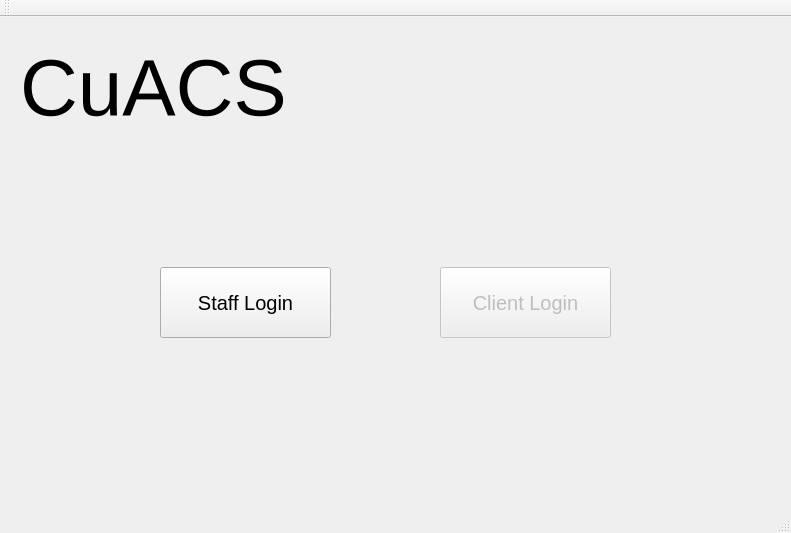
<?xml version="1.0" encoding="UTF-8"?>
<ui version="4.0">
 <class>MainWindow</class>
 <widget class="QMainWindow" name="MainWindow">
  <property name="geometry">
   <rect>
    <x>0</x>
    <y>0</y>
    <width>791</width>
    <height>533</height>
   </rect>
  </property>
  <property name="windowTitle">
   <string>MainWindow</string>
  </property>
  <widget class="QWidget" name="centralWidget">
   <widget class="QLabel" name="label">
    <property name="geometry">
     <rect>
      <x>20</x>
      <y>10</y>
      <width>351</width>
      <height>121</height>
     </rect>
    </property>
    <property name="font">
     <font>
      <pointsize>60</pointsize>
      <weight>50</weight>
      <bold>false</bold>
     </font>
    </property>
    <property name="text">
     <string>CuACS</string>
    </property>
   </widget>
   <widget class="QStackedWidget" name="stackedWidget">
    <property name="geometry">
     <rect>
      <x>10</x>
      <y>150</y>
      <width>771</width>
      <height>341</height>
     </rect>
    </property>
    <property name="currentIndex">
     <number>0</number>
    </property>
    <widget class="QWidget" name="mainLoginPage">
     <widget class="QPushButton" name="staffLoginButton">
      <property name="geometry">
       <rect>
        <x>150</x>
        <y>100</y>
        <width>171</width>
        <height>71</height>
       </rect>
      </property>
      <property name="font">
       <font>
        <pointsize>15</pointsize>
       </font>
      </property>
      <property name="text">
       <string>Staff Login</string>
      </property>
     </widget>
     <widget class="QPushButton" name="clientLoginButton">
      <property name="enabled">
       <bool>false</bool>
      </property>
      <property name="geometry">
       <rect>
        <x>430</x>
        <y>100</y>
        <width>171</width>
        <height>71</height>
       </rect>
      </property>
      <property name="font">
       <font>
        <pointsize>15</pointsize>
       </font>
      </property>
      <property name="text">
       <string>Client Login</string>
      </property>
     </widget>
    </widget>
    <widget class="QWidget" name="staffLoginPage">
     <widget class="QLabel" name="staffLoginLabel">
      <property name="geometry">
       <rect>
        <x>310</x>
        <y>20</y>
        <width>151</width>
        <height>41</height>
       </rect>
      </property>
      <property name="font">
       <font>
        <pointsize>20</pointsize>
       </font>
      </property>
      <property name="text">
       <string>Staff Login</string>
      </property>
     </widget>
     <widget class="QLabel" name="staffIdLabel">
      <property name="geometry">
       <rect>
        <x>160</x>
        <y>116</y>
        <width>81</width>
        <height>21</height>
       </rect>
      </property>
      <property name="font">
       <font>
        <pointsize>15</pointsize>
       </font>
      </property>
      <property name="text">
       <string>Staff Id</string>
      </property>
     </widget>
     <widget class="QLabel" name="staffPasswordLabel">
      <property name="geometry">
       <rect>
        <x>160</x>
        <y>150</y>
        <width>101</width>
        <height>21</height>
       </rect>
      </property>
      <property name="font">
       <font>
        <pointsize>15</pointsize>
       </font>
      </property>
      <property name="text">
       <string>Password</string>
      </property>
     </widget>
     <widget class="QLineEdit" name="staffIdInput">
      <property name="geometry">
       <rect>
        <x>280</x>
        <y>109</y>
        <width>271</width>
        <height>31</height>
       </rect>
      </property>
     </widget>
     <widget class="QLineEdit" name="staffPasswordInput">
      <property name="geometry">
       <rect>
        <x>280</x>
        <y>144</y>
        <width>271</width>
        <height>31</height>
       </rect>
      </property>
     </widget>
     <widget class="QPushButton" name="staffLoginButton_2">
      <property name="geometry">
       <rect>
        <x>469</x>
        <y>190</y>
        <width>83</width>
        <height>25</height>
       </rect>
      </property>
      <property name="text">
       <string>Login</string>
      </property>
     </widget>
     <widget class="QLabel" name="badLoginLabel">
      <property name="geometry">
       <rect>
        <x>280</x>
        <y>80</y>
        <width>241</width>
        <height>17</height>
       </rect>
      </property>
      <property name="font">
       <font>
        <pointsize>8</pointsize>
       </font>
      </property>
      <property name="styleSheet">
       <string notr="true">color: rgb(239, 41, 41);</string>
      </property>
      <property name="text">
       <string>Wrong Id or password.  Please try again.</string>
      </property>
     </widget>
    </widget>
    <widget class="QWidget" name="staffPortalMainPage">
     <widget class="QLabel" name="sPortalMainLabel">
      <property name="geometry">
       <rect>
        <x>270</x>
        <y>10</y>
        <width>231</width>
        <height>71</height>
       </rect>
      </property>
      <property name="font">
       <font>
        <pointsize>30</pointsize>
       </font>
      </property>
      <property name="text">
       <string>Staff Portal</string>
      </property>
     </widget>
     <widget class="QPushButton" name="sPortalAddAnimal">
      <property name="geometry">
       <rect>
        <x>160</x>
        <y>120</y>
        <width>191</width>
        <height>71</height>
       </rect>
      </property>
      <property name="text">
       <string>Add Animal</string>
      </property>
     </widget>
     <widget class="QPushButton" name="sPortalViewAnimals">
      <property name="geometry">
       <rect>
        <x>400</x>
        <y>120</y>
        <width>191</width>
        <height>71</height>
       </rect>
      </property>
      <property name="text">
       <string>View Animals</string>
      </property>
     </widget>
    </widget>
    <widget class="QWidget" name="viewAnimalsPage">
     <widget class="QPushButton" name="backToStaffPortal">
      <property name="geometry">
       <rect>
        <x>330</x>
        <y>310</y>
        <width>83</width>
        <height>25</height>
       </rect>
      </property>
      <property name="text">
       <string>Back</string>
      </property>
     </widget>
     <widget class="QTableWidget" name="SummaryTable">
      <property name="geometry">
       <rect>
        <x>-5</x>
        <y>1</y>
        <width>791</width>
        <height>291</height>
       </rect>
      </property>
      <property name="columnCount">
       <number>7</number>
      </property>
      <attribute name="horizontalHeaderDefaultSectionSize">
       <number>109</number>
      </attribute>
      <attribute name="horizontalHeaderMinimumSectionSize">
       <number>50</number>
      </attribute>
      <attribute name="verticalHeaderVisible">
       <bool>false</bool>
      </attribute>
      <column>
       <property name="text">
        <string>Animal Id</string>
       </property>
      </column>
      <column>
       <property name="text">
        <string>Type</string>
       </property>
      </column>
      <column>
       <property name="text">
        <string>Breed</string>
       </property>
      </column>
      <column>
       <property name="text">
        <string>Age</string>
       </property>
      </column>
      <column>
       <property name="text">
        <string>Size</string>
       </property>
      </column>
      <column>
       <property name="text">
        <string>Colour</string>
       </property>
      </column>
      <column>
       <property name="text">
        <string>Weight</string>
       </property>
      </column>
     </widget>
    </widget>
    <widget class="QWidget" name="addAnimalPage">
     <widget class="QLineEdit" name="addAnimalType">
      <property name="geometry">
       <rect>
        <x>90</x>
        <y>90</y>
        <width>113</width>
        <height>25</height>
       </rect>
      </property>
     </widget>
     <widget class="QLineEdit" name="addAnimalBreed">
      <property name="geometry">
       <rect>
        <x>290</x>
        <y>90</y>
        <width>113</width>
        <height>25</height>
       </rect>
      </property>
     </widget>
     <widget class="QLineEdit" name="addAnimalAge">
      <property name="geometry">
       <rect>
        <x>480</x>
        <y>90</y>
        <width>113</width>
        <height>25</height>
       </rect>
      </property>
     </widget>
     <widget class="QLineEdit" name="addAnimalWeight">
      <property name="geometry">
       <rect>
        <x>480</x>
        <y>170</y>
        <width>113</width>
        <height>25</height>
       </rect>
      </property>
     </widget>
     <widget class="QLineEdit" name="addAnimalSize">
      <property name="geometry">
       <rect>
        <x>90</x>
        <y>170</y>
        <width>113</width>
        <height>25</height>
       </rect>
      </property>
     </widget>
     <widget class="QLineEdit" name="addAnimalColour">
      <property name="geometry">
       <rect>
        <x>290</x>
        <y>170</y>
        <width>113</width>
        <height>25</height>
       </rect>
      </property>
     </widget>
     <widget class="QLabel" name="addAnimalTypeLabel">
      <property name="geometry">
       <rect>
        <x>90</x>
        <y>70</y>
        <width>64</width>
        <height>17</height>
       </rect>
      </property>
      <property name="text">
       <string>Type</string>
      </property>
     </widget>
     <widget class="QLabel" name="addAnimalBreedLabel">
      <property name="geometry">
       <rect>
        <x>290</x>
        <y>70</y>
        <width>64</width>
        <height>17</height>
       </rect>
      </property>
      <property name="text">
       <string>Breed</string>
      </property>
     </widget>
     <widget class="QLabel" name="addAnimalAgeLabel">
      <property name="geometry">
       <rect>
        <x>480</x>
        <y>70</y>
        <width>64</width>
        <height>17</height>
       </rect>
      </property>
      <property name="text">
       <string>Age</string>
      </property>
     </widget>
     <widget class="QLabel" name="addAnimalSizeLabel">
      <property name="geometry">
       <rect>
        <x>90</x>
        <y>150</y>
        <width>64</width>
        <height>17</height>
       </rect>
      </property>
      <property name="text">
       <string>Size</string>
      </property>
     </widget>
     <widget class="QLabel" name="addAnimalColourLabel">
      <property name="geometry">
       <rect>
        <x>290</x>
        <y>150</y>
        <width>64</width>
        <height>17</height>
       </rect>
      </property>
      <property name="text">
       <string>Colour</string>
      </property>
     </widget>
     <widget class="QLabel" name="addAnimalWeightLabel">
      <property name="geometry">
       <rect>
        <x>480</x>
        <y>150</y>
        <width>101</width>
        <height>17</height>
       </rect>
      </property>
      <property name="text">
       <string>Weight (lbs)</string>
      </property>
     </widget>
     <widget class="QPushButton" name="addAnimalButton">
      <property name="geometry">
       <rect>
        <x>420</x>
        <y>240</y>
        <width>171</width>
        <height>51</height>
       </rect>
      </property>
      <property name="text">
       <string>Add Animal</string>
      </property>
     </widget>
     <widget class="QPushButton" name="addAnimalBackButton">
      <property name="geometry">
       <rect>
        <x>90</x>
        <y>300</y>
        <width>83</width>
        <height>25</height>
       </rect>
      </property>
      <property name="text">
       <string>Back</string>
      </property>
     </widget>
     <widget class="QLabel" name="typeNotInputed">
      <property name="geometry">
       <rect>
        <x>90</x>
        <y>120</y>
        <width>131</width>
        <height>17</height>
       </rect>
      </property>
      <property name="styleSheet">
       <string notr="true">color: rgb(239, 41, 41);</string>
      </property>
      <property name="text">
       <string>Please enter type.</string>
      </property>
     </widget>
     <widget class="QLabel" name="breedNotInputed">
      <property name="geometry">
       <rect>
        <x>290</x>
        <y>120</y>
        <width>141</width>
        <height>17</height>
       </rect>
      </property>
      <property name="styleSheet">
       <string notr="true">color: rgb(239, 41, 41);</string>
      </property>
      <property name="text">
       <string>Please enter breed.</string>
      </property>
     </widget>
     <widget class="QLabel" name="ageNotInputed">
      <property name="geometry">
       <rect>
        <x>480</x>
        <y>120</y>
        <width>141</width>
        <height>16</height>
       </rect>
      </property>
      <property name="styleSheet">
       <string notr="true">color: rgb(239, 41, 41);</string>
      </property>
      <property name="text">
       <string>Please enter age.</string>
      </property>
     </widget>
     <widget class="QLabel" name="sizeNotInputed">
      <property name="geometry">
       <rect>
        <x>90</x>
        <y>200</y>
        <width>131</width>
        <height>17</height>
       </rect>
      </property>
      <property name="styleSheet">
       <string notr="true">color: rgb(239, 41, 41);</string>
      </property>
      <property name="text">
       <string>Please enter size.</string>
      </property>
     </widget>
     <widget class="QLabel" name="weightNotInputed">
      <property name="geometry">
       <rect>
        <x>480</x>
        <y>200</y>
        <width>141</width>
        <height>16</height>
       </rect>
      </property>
      <property name="styleSheet">
       <string notr="true">color: rgb(239, 41, 41);</string>
      </property>
      <property name="text">
       <string>Please enter weight.</string>
      </property>
     </widget>
     <widget class="QLabel" name="colourNotInputed">
      <property name="geometry">
       <rect>
        <x>290</x>
        <y>200</y>
        <width>141</width>
        <height>17</height>
       </rect>
      </property>
      <property name="styleSheet">
       <string notr="true">color: rgb(239, 41, 41);</string>
      </property>
      <property name="text">
       <string>Please enter colour.</string>
      </property>
     </widget>
    </widget>
   </widget>
  </widget>
  <widget class="QToolBar" name="mainToolBar">
   <attribute name="toolBarArea">
    <enum>TopToolBarArea</enum>
   </attribute>
   <attribute name="toolBarBreak">
    <bool>false</bool>
   </attribute>
  </widget>
  <widget class="QStatusBar" name="statusBar"/>
 </widget>
 <layoutdefault spacing="6" margin="11"/>
 <resources/>
 <connections/>
</ui>
